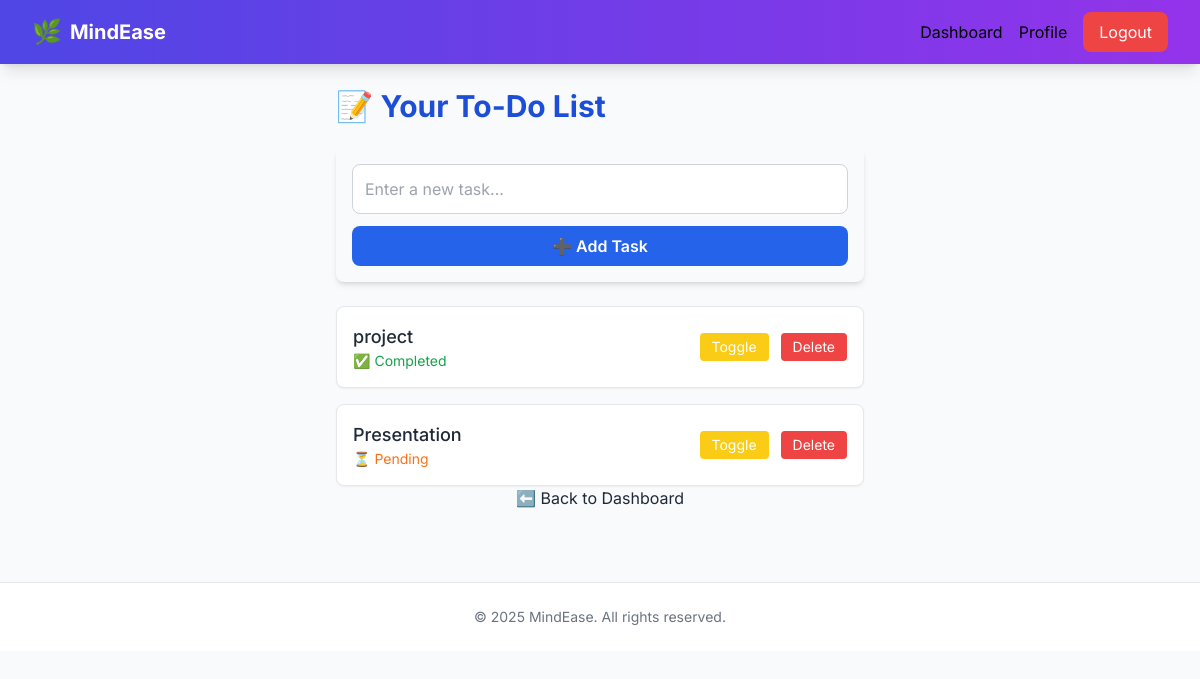
The page /todo/ (signed in) on the database its author committed.
### accounts/models.py (models this page shows, shortened)
class TodoItem(models.Model):
    user = models.ForeignKey(User, on_delete=models.CASCADE)
    title = models.CharField(max_length=200)
    completed = models.BooleanField(default=False)
    created_at = models.DateTimeField(auto_now_add=True)

### accounts/views.py (the view)
# urls.py: path('todo/', views.todo_list, name='todo_list'),
@login_required
def todo_list(request):
    todos = TodoItem.objects.filter(user=request.user)
    return render(request, 'accounts/todo_list.html', {'todos': todos})

### accounts/templates/accounts/todo_list.html (shortened to what this page needs)
{% extends 'base.html' %}
{% block content %}
<div class="p-6 max-w-xl mx-auto text-gray-800">
  <h2 class="text-3xl font-bold mb-6 text-blue-700">📝 Your To-Do List</h2>
  <form method="post" action="{% url 'add_todo' %}" class="mb-6 bg-gray-50 p-4 rounded-lg shadow-md">
    <input
      type="text"
      name="title"
      placeholder="Enter a new task..."
      required
      class="w-full p-3 border border-gray-300 rounded-lg focus:outline-none focus:ring-2 focus:ring-blue-400 mb-3"
    />
    <button
      type="submit"
      class="w-full bg-blue-600 text-white font-semibold py-2 rounded-lg hover:bg-blue-700 transition duration-200"
    >
      ➕ Add Task
    </button>
  </form>
  <ul class="space-y-4">
    {% for todo in todos %}
      <li class="p-4 bg-white border border-gray-200 rounded-lg shadow-sm flex justify-between items-center">
        <div class="flex flex-col">
          <span class="text-lg font-medium">{{ todo.title }}</span>
          {% if todo.completed %}
            <span class="text-sm text-green-600">✅ Completed</span>
          {% else %}
            <span class="text-sm text-orange-500">⏳ Pending</span>
          {% endif %}
        </div>
        <div class="flex space-x-3">
          <form method="post" action="{% url 'toggle_todo' todo.id %}" class="inline">
            <button
              type="submit"
              class="bg-yellow-400 hover:bg-yellow-500 text-white px-3 py-1 rounded text-sm"
            >
              Toggle
            </button>
          </form>
          <form method="post" action="{% url 'delete_todo' todo.id %}" class="inline">
            <button
              type="submit"
              class="bg-red-500 hover:bg-red-600 text-white px-3 py-1 rounded text-sm"
            >
              Delete
            </button>
          </form>
        </div>
      </li>
    {% empty %}
      <p class="text-center text-gray-500 mt-4">You don't have any tasks yet. Start by adding one above!</p>
    {% endfor %}
  </ul>
  <div style="text-align: center;">
    <a href="{% url 'dashboard' %}" class="back-btn">
        ⬅️ Back to Dashboard
    </a>
</div>
</div>
{% endblock %}

### templates/base.html (style rules this page uses)
body { font-family: 'Inter', sans-serif; }

### rows shown on the page
TodoItem: title "project", completed "✅ Completed"
TodoItem: title "Presentation", completed "⏳ Pending"
